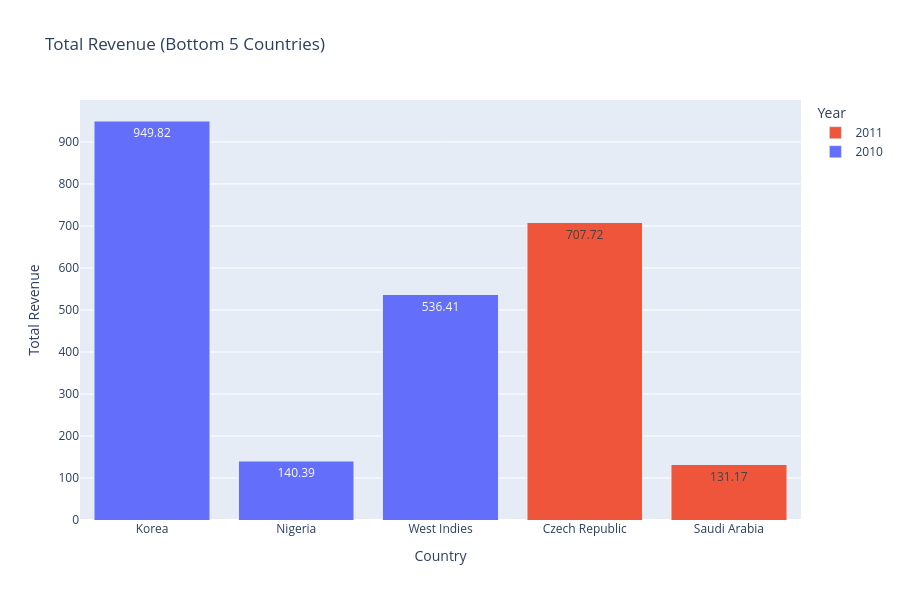

Notebook source saved alongside this figure:
### Markdown cell above
The shape of this matrix tells us that each of the 5 countries with the lowest total revenue only contained orders from a single given year

### Code cell
fig = go.Figure()

for year in sorted(countries_agg_bottom_5['Year'].unique()):
    year_data = countries_agg_bottom_5[countries_agg_bottom_5['Year'] == year]
    
    fig.add_trace(go.Bar(
        x=year_data['Country'],
        y=year_data['total_revenue'],
        name=str(year),
        text=year_data['total_revenue'].round(2),
        textposition='auto',
    ))

fig.update_layout(
    barmode='stack',
    title='Total Revenue (Bottom 5 Countries)',
    xaxis_title='Country',
    yaxis_title='Total Revenue',
    legend_title='Year',
    hovermode='x unified',
    height=600
)

fig.show()

### Figure 1 — Plotly figure (JSON) as saved in the notebook; plotly's stock layout.template omitted (floating-point values rounded to 4 significant figures)
{"data": [{"name": "2010", "text": [949.8, 140.4, 536.4], "textposition": "auto", "type": "bar", "x": ["Korea", "Nigeria", "West Indies"], "y": [949.8, 140.4, 536.4]}, {"name": "2011", "text": [707.7, 131.2], "textposition": "auto", "type": "bar", "x": ["Czech Republic", "Saudi Arabia"], "y": [707.7, 131.2]}], "layout": {"barmode": "stack", "height": 600, "hovermode": "x unified", "legend": {"title": {"text": "Year"}}, "title": {"text": "Total Revenue (Bottom 5 Countries)"}, "xaxis": {"title": {"text": "Country"}}, "yaxis": {"title": {"text": "Total Revenue"}}}}
